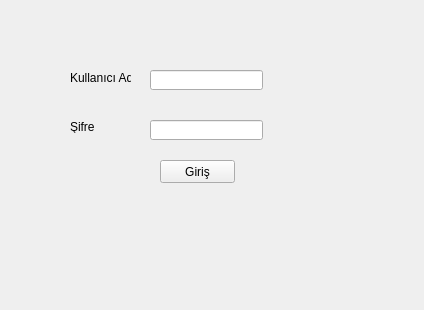
<?xml version="1.0" encoding="UTF-8"?>
<ui version="4.0">
 <class>giris_ekrani</class>
 <widget class="QWidget" name="giris_ekrani">
  <property name="geometry">
   <rect>
    <x>0</x>
    <y>0</y>
    <width>424</width>
    <height>310</height>
   </rect>
  </property>
  <property name="windowTitle">
   <string>Giriş Ekranı</string>
  </property>
  <widget class="QLabel" name="label">
   <property name="geometry">
    <rect>
     <x>70</x>
     <y>70</y>
     <width>61</width>
     <height>16</height>
    </rect>
   </property>
   <property name="text">
    <string>Kullanıcı Adı</string>
   </property>
  </widget>
  <widget class="QLabel" name="label_2">
   <property name="geometry">
    <rect>
     <x>70</x>
     <y>120</y>
     <width>47</width>
     <height>13</height>
    </rect>
   </property>
   <property name="text">
    <string>Şifre</string>
   </property>
  </widget>
  <widget class="QLineEdit" name="k_adi">
   <property name="geometry">
    <rect>
     <x>150</x>
     <y>70</y>
     <width>113</width>
     <height>20</height>
    </rect>
   </property>
  </widget>
  <widget class="QLineEdit" name="sifre">
   <property name="geometry">
    <rect>
     <x>150</x>
     <y>120</y>
     <width>113</width>
     <height>20</height>
    </rect>
   </property>
   <property name="echoMode">
    <enum>QLineEdit::Password</enum>
   </property>
  </widget>
  <widget class="QPushButton" name="g_butonu">
   <property name="geometry">
    <rect>
     <x>160</x>
     <y>160</y>
     <width>75</width>
     <height>23</height>
    </rect>
   </property>
   <property name="text">
    <string>Giriş</string>
   </property>
  </widget>
  <widget class="QLabel" name="hatali_giris">
   <property name="geometry">
    <rect>
     <x>76</x>
     <y>200</y>
     <width>251</width>
     <height>51</height>
    </rect>
   </property>
   <property name="text">
    <string/>
   </property>
  </widget>
 </widget>
 <resources/>
 <connections>
  <connection>
   <sender>g_butonu</sender>
   <signal>clicked()</signal>
   <receiver>giris_ekrani</receiver>
   <slot>giris_kontrol()</slot>
   <hints>
    <hint type="sourcelabel">
     <x>197</x>
     <y>175</y>
    </hint>
    <hint type="destinationlabel">
     <x>297</x>
     <y>205</y>
    </hint>
   </hints>
  </connection>
  <connection>
   <sender>sifre</sender>
   <signal>returnPressed()</signal>
   <receiver>giris_ekrani</receiver>
   <slot>giris_kontrol()</slot>
   <hints>
    <hint type="sourcelabel">
     <x>249</x>
     <y>130</y>
    </hint>
    <hint type="destinationlabel">
     <x>315</x>
     <y>136</y>
    </hint>
   </hints>
  </connection>
 </connections>
 <slots>
  <slot>giris_kontrol()</slot>
  <slot>giris_kontrol2()</slot>
 </slots>
</ui>
